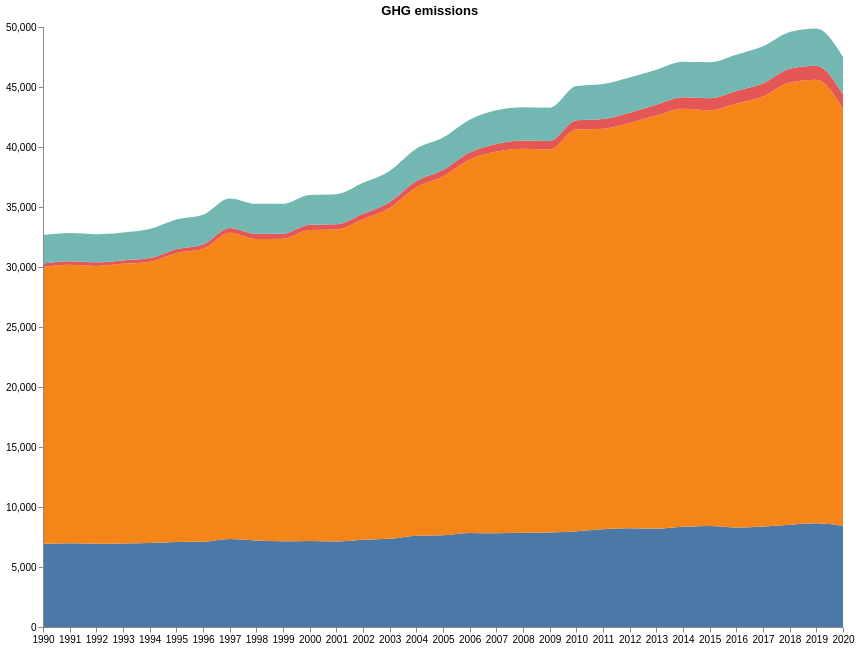

Vega-Lite specification for this chart:
### Vega specification from a JSON file in a GitHub repository (floating-point values rounded to 4 significant figures)
{"$schema": "https://vega.github.io/schema/vega/v5.json", "description": "A basic stacked area chart example.", "width": 800, "height": 600, "padding": 5, "title": "GHG emissions", "data": [{"name": "table", "values": [{"x": 1990, "y": 6937.0, "c": "CH4"}, {"x": 1991, "y": 6973.0, "c": "CH4"}, {"x": 1992, "y": 6933.0, "c": "CH4"}, {"x": 1993, "y": 6959.0, "c": "CH4"}, {"x": 1994, "y": 6996.0, "c": "CH4"}, {"x": 1995, "y": 7081.0, "c": "CH4"}, {"x": 1996, "y": 7097.0, "c": "CH4"}, {"x": 1997, "y": 7328.0, "c": "CH4"}, {"x": 1998, "y": 7204.0, "c": "CH4"}, {"x": 1999, "y": 7150.0, "c": "CH4"}, {"x": 2000, "y": 7174.0, "c": "CH4"}, {"x": 2001, "y": 7130.0, "c": "CH4"}, {"x": 2002, "y": 7271.0, "c": "CH4"}, {"x": 2003, "y": 7344.0, "c": "CH4"}, {"x": 2004, "y": 7598.0, "c": "CH4"}, {"x": 2005, "y": 7655.0, "c": "CH4"}, {"x": 2006, "y": 7841.0, "c": "CH4"}, {"x": 2007, "y": 7817.0, "c": "CH4"}, {"x": 2008, "y": 7860.0, "c": "CH4"}, {"x": 2009, "y": 7884.0, "c": "CH4"}, {"x": 2010, "y": 7987.0, "c": "CH4"}, {"x": 2011, "y": 8142.0, "c": "CH4"}, {"x": 2012, "y": 8226.0, "c": "CH4"}, {"x": 2013, "y": 8203.0, "c": "CH4"}, {"x": 2014, "y": 8358.0, "c": "CH4"}, {"x": 2015, "y": 8407.0, "c": "CH4"}, {"x": 2016, "y": 8291.0, "c": "CH4"}, {"x": 2017, "y": 8378.0, "c": "CH4"}, {"x": 2018, "y": 8528.0, "c": "CH4"}, {"x": 2019, "y": 8655.0, "c": "CH4"}, {"x": 2020, "y": 8429.0, "c": "CH4"}, {"x": 1990, "y": 23050.0, "c": "CO2"}, {"x": 1991, "y": 23210.0, "c": "CO2"}, {"x": 1992, "y": 23160.0, "c": "CO2"}, {"x": 1993, "y": 23300.0, "c": "CO2"}, {"x": 1994, "y": 23450.0, "c": "CO2"}, {"x": 1995, "y": 24080.0, "c": "CO2"}, {"x": 1996, "y": 24420.0, "c": "CO2"}, {"x": 1997, "y": 25530.0, "c": "CO2"}, {"x": 1998, "y": 25140.0, "c": "CO2"}, {"x": 1999, "y": 25200.0, "c": "CO2"}, {"x": 2000, "y": 25900.0, "c": "CO2"}, {"x": 2001, "y": 25990.0, "c": "CO2"}, {"x": 2002, "y": 26710.0, "c": "CO2"}, {"x": 2003, "y": 27580.0, "c": "CO2"}, {"x": 2004, "y": 29050.0, "c": "CO2"}, {"x": 2005, "y": 29880.0, "c": "CO2"}, {"x": 2006, "y": 31110.0, "c": "CO2"}, {"x": 2007, "y": 31800.0, "c": "CO2"}, {"x": 2008, "y": 32000.0, "c": "CO2"}, {"x": 2009, "y": 31910.0, "c": "CO2"}, {"x": 2010, "y": 33480.0, "c": "CO2"}, {"x": 2011, "y": 33390.0, "c": "CO2"}, {"x": 2012, "y": 33780.0, "c": "CO2"}, {"x": 2013, "y": 34420.0, "c": "CO2"}, {"x": 2014, "y": 34820.0, "c": "CO2"}, {"x": 2015, "y": 34660.0, "c": "CO2"}, {"x": 2016, "y": 35330.0, "c": "CO2"}, {"x": 2017, "y": 35840.0, "c": "CO2"}, {"x": 2018, "y": 36860.0, "c": "CO2"}, {"x": 2019, "y": 36950.0, "c": "CO2"}, {"x": 2020, "y": 34740.0, "c": "CO2"}, {"x": 1990, "y": 302.2, "c": "F-Gas"}, {"x": 1991, "y": 297.5, "c": "F-Gas"}, {"x": 1992, "y": 294.6, "c": "F-Gas"}, {"x": 1993, "y": 290.6, "c": "F-Gas"}, {"x": 1994, "y": 297.9, "c": "F-Gas"}, {"x": 1995, "y": 329.4, "c": "F-Gas"}, {"x": 1996, "y": 359.1, "c": "F-Gas"}, {"x": 1997, "y": 391.6, "c": "F-Gas"}, {"x": 1998, "y": 424.9, "c": "F-Gas"}, {"x": 1999, "y": 426.8, "c": "F-Gas"}, {"x": 2000, "y": 443.7, "c": "F-Gas"}, {"x": 2001, "y": 441.6, "c": "F-Gas"}, {"x": 2002, "y": 467.4, "c": "F-Gas"}, {"x": 2003, "y": 477.7, "c": "F-Gas"}, {"x": 2004, "y": 511.8, "c": "F-Gas"}, {"x": 2005, "y": 541.9, "c": "F-Gas"}, {"x": 2006, "y": 587.2, "c": "F-Gas"}, {"x": 2007, "y": 641.5, "c": "F-Gas"}, {"x": 2008, "y": 684.6, "c": "F-Gas"}, {"x": 2009, "y": 705.6, "c": "F-Gas"}, {"x": 2010, "y": 762.3, "c": "F-Gas"}, {"x": 2011, "y": 812.3, "c": "F-Gas"}, {"x": 2012, "y": 861.1, "c": "F-Gas"}, {"x": 2013, "y": 908.9, "c": "F-Gas"}, {"x": 2014, "y": 962.6, "c": "F-Gas"}, {"x": 2015, "y": 1001.0, "c": "F-Gas"}, {"x": 2016, "y": 1054.0, "c": "F-Gas"}, {"x": 2017, "y": 1095.0, "c": "F-Gas"}, {"x": 2018, "y": 1136.0, "c": "F-Gas"}, {"x": 2019, "y": 1177.0, "c": "F-Gas"}, {"x": 2020, "y": 1219.0, "c": "F-Gas"}, {"x": 1990, "y": 2368.0, "c": "N2O"}, {"x": 1991, "y": 2355.0, "c": "N2O"}, {"x": 1992, "y": 2349.0, "c": "N2O"}, {"x": 1993, "y": 2333.0, "c": "N2O"}, {"x": 1994, "y": 2422.0, "c": "N2O"}, {"x": 1995, "y": 2476.0, "c": "N2O"}, {"x": 1996, "y": 2479.0, "c": "N2O"}, {"x": 1997, "y": 2466.0, "c": "N2O"}, {"x": 1998, "y": 2497.0, "c": "N2O"}, {"x": 1999, "y": 2484.0, "c": "N2O"}, {"x": 2000, "y": 2476.0, "c": "N2O"}, {"x": 2001, "y": 2507.0, "c": "N2O"}, {"x": 2002, "y": 2568.0, "c": "N2O"}, {"x": 2003, "y": 2608.0, "c": "N2O"}, {"x": 2004, "y": 2690.0, "c": "N2O"}, {"x": 2005, "y": 2702.0, "c": "N2O"}, {"x": 2006, "y": 2735.0, "c": "N2O"}, {"x": 2007, "y": 2804.0, "c": "N2O"}, {"x": 2008, "y": 2770.0, "c": "N2O"}, {"x": 2009, "y": 2770.0, "c": "N2O"}, {"x": 2010, "y": 2854.0, "c": "N2O"}, {"x": 2011, "y": 2916.0, "c": "N2O"}, {"x": 2012, "y": 2936, "c": "N2O"}, {"x": 2013, "y": 2913.0, "c": "N2O"}, {"x": 2014, "y": 2961.0, "c": "N2O"}, {"x": 2015, "y": 2995.0, "c": "N2O"}, {"x": 2016, "y": 3020.0, "c": "N2O"}, {"x": 2017, "y": 3082.0, "c": "N2O"}, {"x": 2018, "y": 3066.0, "c": "N2O"}, {"x": 2019, "y": 3099.0, "c": "N2O"}, {"x": 2020, "y": 3127.0, "c": "N2O"}], "transform": [{"type": "stack", "groupby": ["x"], "sort": {"field": "c"}, "field": "y"}]}], "scales": [{"name": "x", "type": "point", "range": "width", "domain": {"data": "table", "field": "x"}}, {"name": "y", "type": "linear", "range": "height", "nice": true, "zero": true, "domain": {"data": "table", "field": "y1"}}, {"name": "color", "type": "ordinal", "range": "category", "domain": {"data": "table", "field": "c"}}], "axes": [{"orient": "bottom", "scale": "x", "zindex": 1}, {"orient": "left", "scale": "y", "zindex": 1}], "marks": [{"type": "group", "from": {"facet": {"name": "series", "data": "table", "groupby": "c"}}, "marks": [{"type": "area", "from": {"data": "series"}, "encode": {"enter": {"interpolate": {"value": "monotone"}, "x": {"scale": "x", "field": "x"}, "y": {"scale": "y", "field": "y0"}, "y2": {"scale": "y", "field": "y1"}, "fill": {"scale": "color", "field": "c"}}, "update": {"fillOpacity": {"value": 1}}, "hover": {"fillOpacity": {"value": 0.5}}}}]}]}
